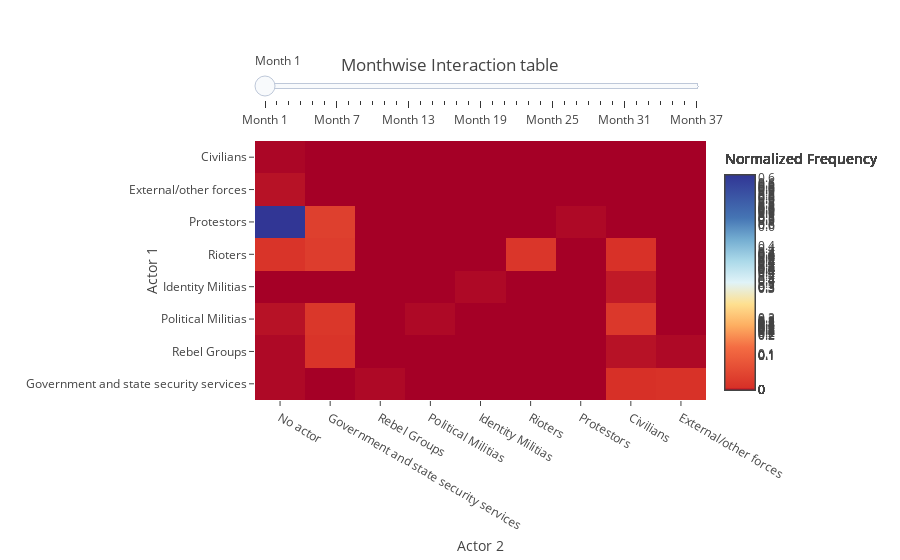

Notebook code cell kept with this figure:
### Code cell
steps = []
for i in range(Month_distribution.index.sort_values().max()):
    step = dict(
                method = 'restyle',  
                args = ['visible', [False] * Month_distribution.index.sort_values().max()],
                label= 'Month ' + str(i+1)
                )
    step['args'][1][i] = True # Toggle i'th trace to "visible"
    steps.append(step)
    sliders = [dict(
                    active = 0,
                    currentvalue = {"prefix": ""},
                    pad = {"t": Month_distribution.index.sort_values().max()},
                    steps = steps,
                    name= 'Month',
                    y= 1.5
              )]
layout = dict(sliders=sliders,
              title='Monthwise Interaction table',
              autosize=True,
              yaxis=go.layout.YAxis(
                                    title='Actor 1',
                                    automargin=True,
                                   ),
              xaxis=go.layout.XAxis(
                                    title='Actor 2',
                                    automargin=True,
                                   ),
             )
fig = dict(data=Slider_data1[0], layout=layout)
iplot(fig, filename='Slider 1')
